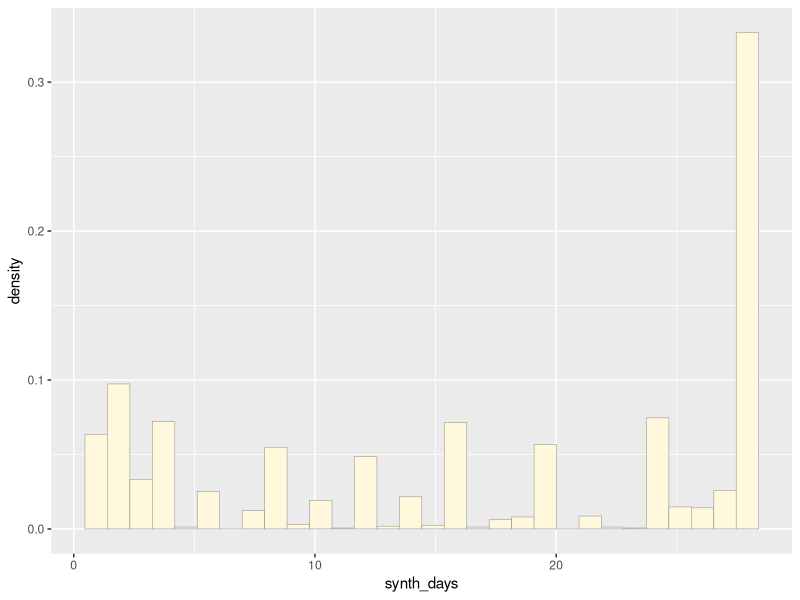
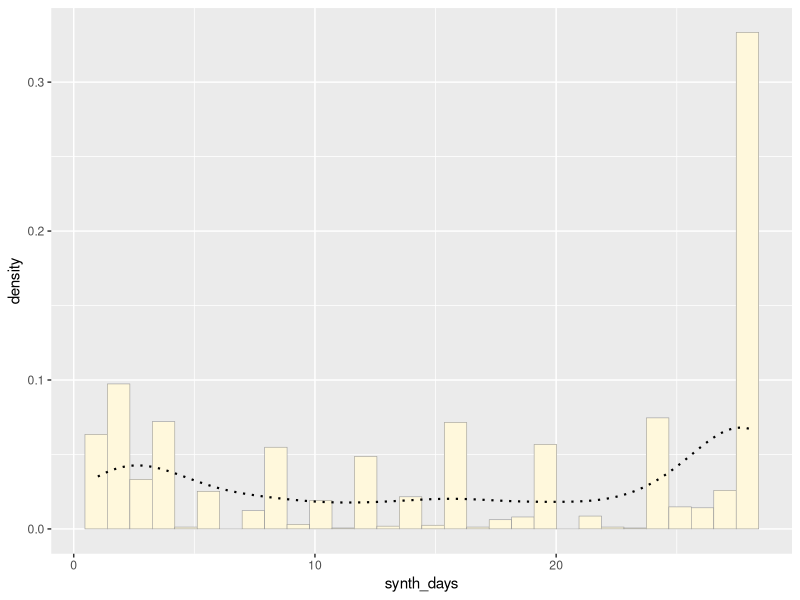
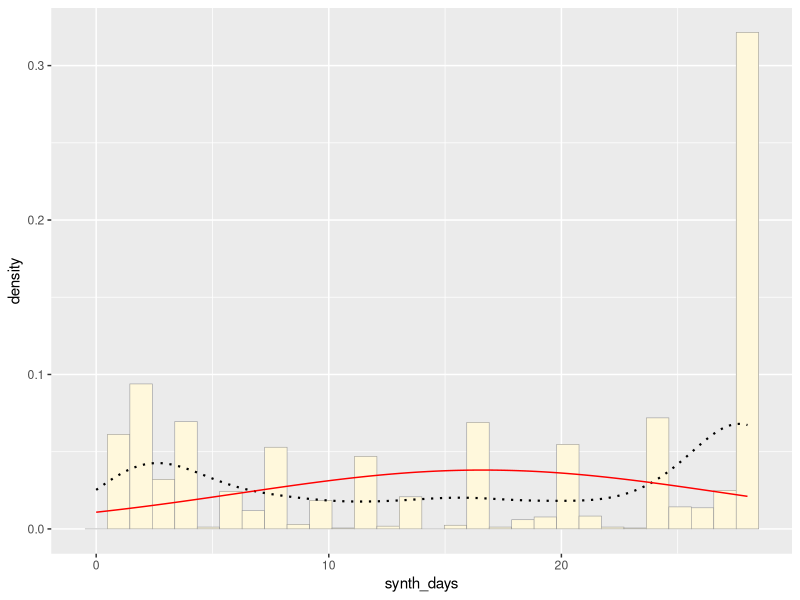
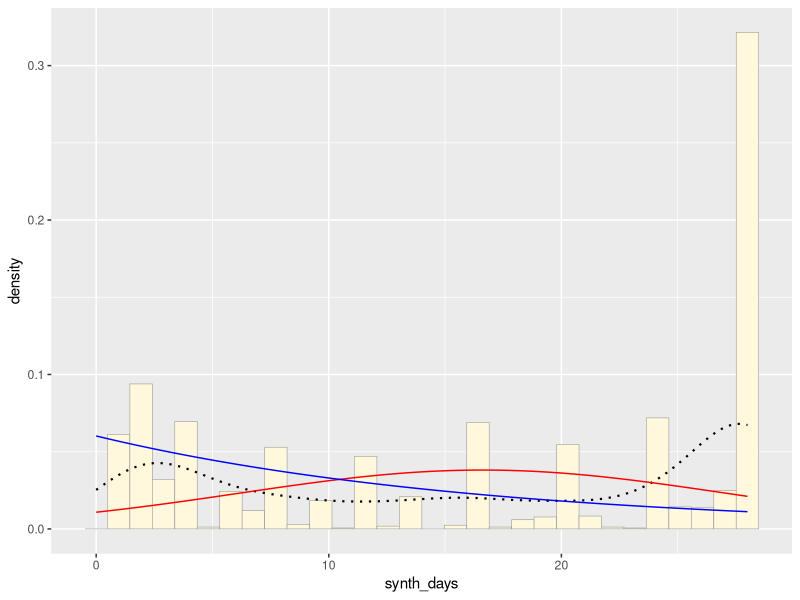

Generate these figures, in order, with R: (Note: this script raises an error after producing the figures.)
## ---- chunk 1
knitr::opts_chunk$set(echo = TRUE)
## ---- chunk 2

z <- read.table("synthetic_cannabis_use.csv",header=TRUE,sep=",")
z <- subset(z, synth_days != 0)
str(z)
summary(z)

## ---- chunk 3

library(ggplot2) # for graphics
library(MASS) # for maximum likelihood estimation

## ---- chunk 4

# quick and dirty, a truncated normal distribution to work on the solution set

# z <- rnorm(n=3000,mean=0.2)
# z <- data.frame(1:3000,z)
# names(z) <- list("ID","synth_days")
# z <- z[z$synth_days>0,]
# str(z)
# summary(z$synth_days)

## ---- chunk 5

p1 <- ggplot(data=z, 
             aes(x=synth_days, y=after_stat(density))) +
  geom_histogram(color="grey60",fill="cornsilk",linewidth=0.2) 
print(p1)

## ---- chunk 6

p1 <-  p1 +  geom_density(linetype="dotted",size=0.75)
print(p1)

## ---- chunk 7

normPars <- fitdistr(z$synth_days,"normal")
print(normPars)
str(normPars)
normPars$estimate["mean"] # note structure of getting a named attribute

## ---- chunk 8

meanML <- normPars$estimate["mean"]
sdML <- normPars$estimate["sd"]

xval <- seq(0,max(z$synth_days),len=length(z$synth_days))
des_xval <- seq(max(z$synth_days), 0 ,len=length(z$synth_days))

 stat <- stat_function(aes(x = xval, y = ..y..), fun = dnorm, colour="red", n = length(z$synth_days), args = list(mean = meanML, sd = sdML))
 p1 + stat

## ---- chunk 9

expoPars <- fitdistr(z$synth_days,"exponential")
rateML <- expoPars$estimate["rate"]

stat2 <- stat_function(aes(x = xval, y = ..y..), fun = dexp, colour="blue", n = length(z$synth_days), args = list(rate=rateML))
 p1 + stat + stat2

p_temp <- ggplot(data=z, 
             aes(x=reorder(synth_days, synth_days), y=after_stat(density))) +
  geom_histogram(color="grey60",fill="cornsilk",linewidth=0.2) 
print(p_temp) 
  
stat2_des <- stat_function(aes(x = des_xval, y = ..y..), fun = dexp, colour="blue", n = length(z$synth_days), args = list(rate=rateML))
 p_temp + stat2_des


## ---- chunk 10

stat3 <- stat_function(aes(x = xval, y = ..y..), fun = dunif, colour="darkgreen", n = length(z$synth_days), args = list(min=min(z$synth_days), max=max(z$synth_days)))
 p1 + stat + stat2 + stat3

## ---- chunk 11

gammaPars <- fitdistr(z$synth_days,"gamma")

str(z)
shapeML <- gammaPars$estimate["shape"]
rateML <- gammaPars$estimate["rate"]

stat4 <- stat_function(aes(x = xval, y = ..y..), fun = dgamma, colour="brown", n = length(z$synth_days), args = list(shape=shapeML, rate=rateML))
 p1 + stat + stat2 + stat3 + stat4

## ---- chunk 12

pSpecial <- ggplot(data=z, aes(x=synth_days/(max(synth_days + 0.1)), y=..density..)) +
  geom_histogram(color="grey60",fill="cornsilk",size=0.2) + 
  xlim(c(0,1)) +
  geom_density(size=0.75,linetype="dotted")

betaPars <- fitdistr(x=z$synth_days/max(z$synth_days + 0.1),start=list(shape1=1,shape2=2),"beta")
shape1ML <- betaPars$estimate["shape1"]
shape2ML <- betaPars$estimate["shape2"]

statSpecial <- stat_function(aes(x = xval, y = ..y..), fun = dbeta, colour="orchid", n = length(z$synth_days), args = list(shape1=shape1ML,shape2=shape2ML))
pSpecial + statSpecial

## ---- chunk 13
# Starting with Normal Simulated Data, using the mean from normPars from original data
norm_data <- rnorm(n=1743,mean=normPars$estimate["mean"])
norm_data <- data.frame(1:1743,norm_data)
names(norm_data) <- list("ID","synth_days")
norm_data <- norm_data[norm_data$synth_days>0,]
str(norm_data)
summary(norm_data$synth_days)

# Gettting new maximum likelihood parameters for new data set
normPars2 <- fitdistr(norm_data$synth_days,"normal")
print(normPars2)
str(normPars2)
normPars2$estimate["mean"]

# Graphing normal distribution
p2 <- ggplot(data=norm_data, 
             aes(x=synth_days, y=after_stat(density))) +
  geom_histogram(color="grey60",fill="cornsilk",linewidth=0.2) 
print(p2)

meanML <- normPars2$estimate["mean"]
sdML <- normPars2$estimate["sd"]

xval <- seq(0,max(norm_data$synth_days),len=length(norm_data$synth_days))

 stat_1 <- stat_function(aes(x = xval, y = ..y..), fun = dnorm, colour="red", n = length(norm_data$synth_days), args = list(mean = meanML, sd = sdML))
 p2 + stat_1
 p1 + stat

## ---- chunk 14
# Exp Simulated Data, using the rate from expoPars from original data
exp_data <- rexp(n=1743,rate=expoPars$estimate["rate"])
exp_data <- data.frame(1:1743,exp_data)
names(exp_data) <- list("ID","synth_days")
exp_data <- exp_data[exp_data$synth_days>0,]
str(exp_data)
summary(exp_data$synth_days)

# Gettting new maximum likelihood parameters for new data set

p3 <- ggplot(data=exp_data, 
             aes(x=synth_days, y=after_stat(density))) +
  geom_histogram(color="grey60",fill="cornsilk",linewidth=0.2) 
print(p3)

expoPars2 <- fitdistr(exp_data$synth_days,"exponential")
rateML2 <- expoPars2$estimate["rate"]

stat_2 <- stat_function(aes(x = xval, y = ..y..), fun = dexp, colour="blue", n = length(z$synth_days), args = list(rate=rateML2))
 p3 + stat_2

 p1 + stat2


